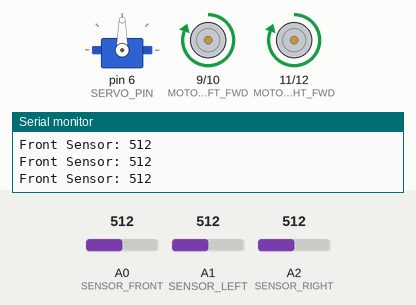
A sketch run on a simulated Arduino Uno, built with avr-gcc and run on an emulated ATmega328P. Parts: servo, motor-driver pin pairs drawn as motors (green arrow = first pin HIGH = forward, orange = second pin HIGH = backward, longer = more drive), the last lines printed to the serial monitor. The test bench sets the inputs (shaded band); at power-on: A0 (SENSOR_FRONT) = 512, A1 (SENSOR_LEFT) = 512, A2 (SENSOR_RIGHT) = 512.

Above: at 1.2 s.
1.3 s: A0 (SENSOR_FRONT) set to 307
4.3 s: A0 (SENSOR_FRONT) set to 287
At 7.1 s:
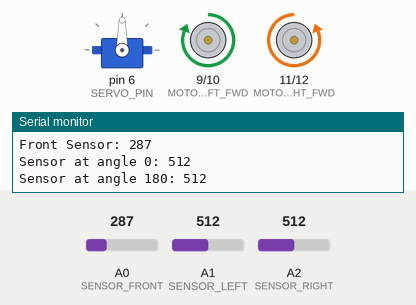
7.3 s: A0 (SENSOR_FRONT) set to 306
At 8.4 s:
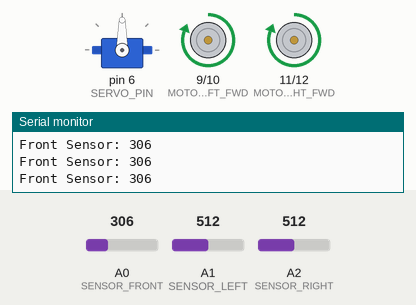
8.9 s: A0 (SENSOR_FRONT) set to 290
At 9.7 s:
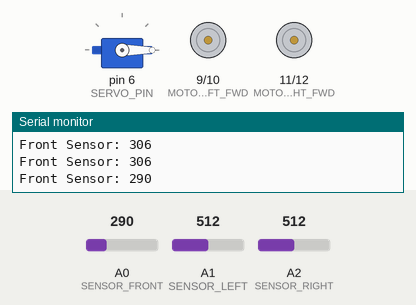
Timing chart, 0 to 12.9 s (numbered marks = the images above; inputs shaded):
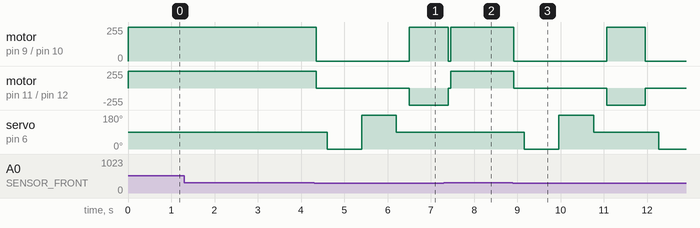

The sketch:

SelfDrivingCar.ino
```cpp
// Self-Driving Car Powered by Arduino
// Project by Malik

#include <Servo.h>

// Pin Definitions
const int SERVO_PIN = 6;
const int SENSOR_FRONT = A0;
const int SENSOR_LEFT  = A1;
const int SENSOR_RIGHT = A2;
const int MOTOR_LEFT_FWD  = 9;
const int MOTOR_LEFT_BWD  = 10;
const int MOTOR_RIGHT_FWD = 11;
const int MOTOR_RIGHT_BWD = 12;

// Thresholds and Timing
const int OBSTACLE_THRESHOLD = 300;
const int SERVO_CENTER = 90;
const int SERVO_LEFT = 0;
const int SERVO_RIGHT = 180;
const int TURN_DURATION = 900; // milliseconds
const int SCAN_DELAY = 800;    // milliseconds

Servo headServo;

void setup() {
  Serial.begin(9600);
  headServo.attach(SERVO_PIN);

  pinMode(SENSOR_FRONT, INPUT);
  pinMode(SENSOR_LEFT, INPUT);
  pinMode(SENSOR_RIGHT, INPUT);

  pinMode(MOTOR_LEFT_FWD, OUTPUT);
  pinMode(MOTOR_LEFT_BWD, OUTPUT);
  pinMode(MOTOR_RIGHT_FWD, OUTPUT);
  pinMode(MOTOR_RIGHT_BWD, OUTPUT);

  headServo.write(SERVO_CENTER);
  stopAllMotors();
}

void loop() {
  int frontVal = analogRead(SENSOR_FRONT);
  Serial.print("Front Sensor: ");
  Serial.println(frontVal);

  if (frontVal < OBSTACLE_THRESHOLD) {
    stopAllMotors();
    delay(250);

    // Scan Environment
    int leftVal  = scanDirection(SERVO_LEFT, SENSOR_LEFT);
    int rightVal = scanDirection(SERVO_RIGHT, SENSOR_RIGHT);

    headServo.write(SERVO_CENTER);
    delay(300);

    // Decide best direction
    if (leftVal > rightVal) {
      turnLeft();
    } else {
      turnRight();
    }
  } else {
    driveForward();
  }
  delay(60);
}

int scanDirection(int servoAngle, int sensorPin) {
  headServo.write(servoAngle);
  delay(SCAN_DELAY);
  int val = analogRead(sensorPin);
  Serial.print("Sensor at angle ");
  Serial.print(servoAngle);
  Serial.print(": ");
  Serial.println(val);
  return val;
}

void driveForward() {
  setMotor(MOTOR_LEFT_FWD,  HIGH);
  setMotor(MOTOR_LEFT_BWD,  LOW);
  setMotor(MOTOR_RIGHT_FWD, HIGH);
  setMotor(MOTOR_RIGHT_BWD, LOW);
}

void turnLeft() {
  setMotor(MOTOR_LEFT_FWD,  LOW);
  setMotor(MOTOR_LEFT_BWD,  HIGH);
  setMotor(MOTOR_RIGHT_FWD, HIGH);
  setMotor(MOTOR_RIGHT_BWD, LOW);
  delay(TURN_DURATION);
  stopAllMotors();
}

void turnRight() {
  setMotor(MOTOR_LEFT_FWD,  HIGH);
  setMotor(MOTOR_LEFT_BWD,  LOW);
  setMotor(MOTOR_RIGHT_FWD, LOW);
  setMotor(MOTOR_RIGHT_BWD, HIGH);
  delay(TURN_DURATION);
  stopAllMotors();
}

void stopAllMotors() {
  setMotor(MOTOR_LEFT_FWD,  LOW);
  setMotor(MOTOR_LEFT_BWD,  LOW);
  setMotor(MOTOR_RIGHT_FWD, LOW);
  setMotor(MOTOR_RIGHT_BWD, LOW);
}

void setMotor(int pin, int state) {
  digitalWrite(pin, state);
}
```

Measured:
- the behaviour switches between 300 and 299 on A0 (SENSOR_FRONT) (found by bisection; images 0 and 1)
- after the input at 4.3 s, motor on pin 9 (MOTOR_LEFT_FWD) / pin 10 (MOTOR_LEFT_BWD): forward 255/255 → stopped after 0.05 s, → forward 255/255 2.2 s later; motor on pin 11 (MOTOR_RIGHT_FWD) / pin 12 (MOTOR_RIGHT_BWD): forward 255/255 → stopped after 0.05 s, → backward 255/255 2.2 s later
- after the input at 7.3 s, servo on pin 6 (SERVO_PIN): stays 90° (without the input it goes to 0° after 0.41 s)
- after the input at 8.9 s, motor on pin 9 (MOTOR_LEFT_FWD) / pin 10 (MOTOR_LEFT_BWD): forward 255/255 → stopped at once, → forward 255/255 2.2 s later, → stopped 0.90 s later; motor on pin 11 (MOTOR_RIGHT_FWD) / pin 12 (MOTOR_RIGHT_BWD): forward 255/255 → stopped at once, → backward 255/255 2.2 s later, → stopped 0.90 s later
